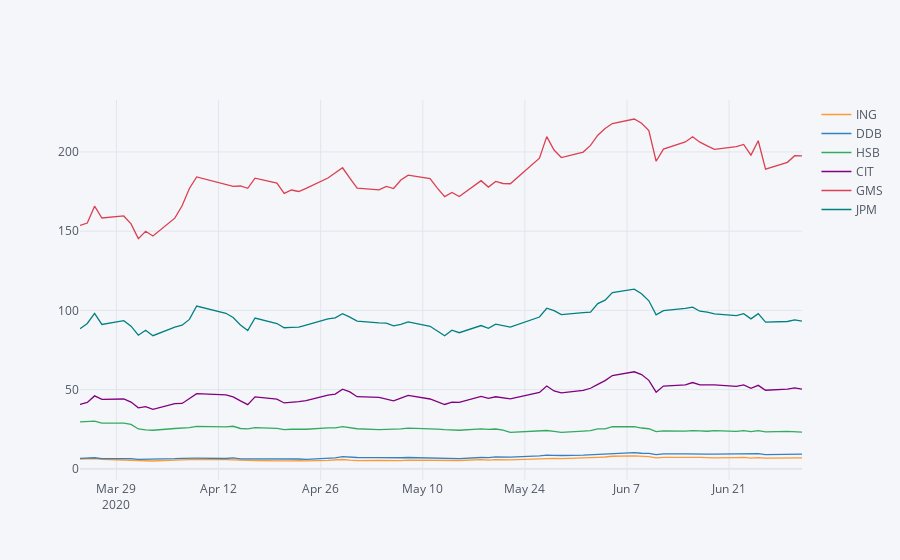

Notebook code for this chart:
### Code cell
dates_COVIDrec_2 = (stocks_COVID_close_change.index > datetime.datetime(2020,3,23)) & (stocks_COVID_close_change.index <= datetime.datetime(2020,7,1))
stocks_COVID_close[dates_COVIDrec_2]
ax=plt.figure()
ax=stocks_COVID_close[dates_COVIDrec_2].droplevel('Region', axis=1).iplot()
